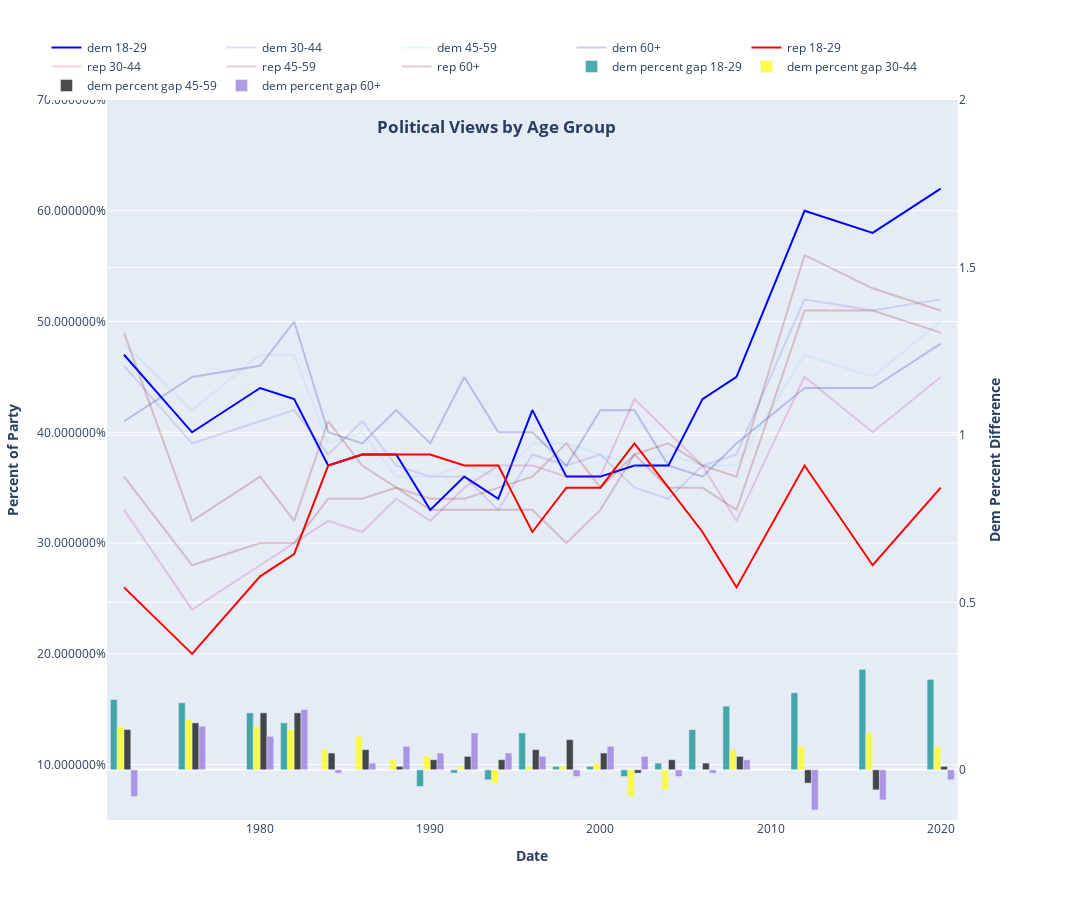

Source (notebook cell):
### Code cell
#add color column if you want to change negative values to red
#change the first color parameter to red or whatever color for negative values
#i chose not to use this for now
df1["Color"] = np.where(df1["dem percent gap"]<0, 'darkcyan', 'darkcyan')
df2["Color"] = np.where(df2["dem percent gap"]<0, 'yellow', 'yellow')
df3["Color"] = np.where(df3["dem percent gap"]<0, 'black', 'black')
df4["Color"] = np.where(df4["dem percent gap"]<0, 'mediumpurple', 'mediumpurple')

# Create figure with secondary y-axis
fig = make_subplots(specs=[[{"secondary_y": True}]])

#create lines/traces
fig.add_trace(go.Scatter(x=df1['year'], y=df1['dem'],
                    mode='lines',
                    name='dem 18-29',
                    line=dict(color="Blue", width=2),))
fig.add_trace(go.Scatter(x=df2['year'], y=df2['dem'],
                    mode='lines',
                    name='dem 30-44',
                    opacity=.2,
                    line=dict(color="slateblue", width=2),))
fig.add_trace(go.Scatter(x=df3['year'], y=df3['dem'],
                    mode='lines',
                    name='dem 45-59',
                    opacity=.2,
                    line=dict(color="skyblue", width=2),))
fig.add_trace(go.Scatter(x=df4['year'], y=df4['dem'],
                    mode='lines',
                    name='dem 60+',
                    opacity=.2,
                    line=dict(color="darkblue", width=2),))

fig.add_trace(go.Scatter(x=df1['year'], y=df1['rep'],
                    mode='lines',
                    name='rep 18-29',
                    line=dict(color="Red", width=2),))
fig.add_trace(go.Scatter(x=df2['year'], y=df2['rep'],
                    mode='lines',
                    name='rep 30-44',
                    opacity=.2,
                    line=dict(color="mediumvioletred", width=2),))
fig.add_trace(go.Scatter(x=df3['year'], y=df3['rep'],
                    mode='lines',
                    name='rep 45-59',
                    opacity=.2,
                    line=dict(color="maroon", width=2),))
fig.add_trace(go.Scatter(x=df4['year'], y=df4['rep'],
                    mode='lines',
                    name='rep 60+',
                    opacity=.2, 
                    line=dict(color="darkRed", width=2),))

fig.add_trace(go.Bar(x=df1['year'], y=df1['dem percent gap']
                    , opacity=.7
                    , marker_color=df1['Color']
                    , name='dem percent gap 18-29',),secondary_y=True)
#                     bar=dict(color="green", width=1),),secondary_y=True)
fig.add_trace(go.Bar(x=df2['year'], y=df2['dem percent gap']
                    , opacity=.7
                    , marker_color=df2['Color']
                    , name='dem percent gap 30-44',),secondary_y=True)
#                     bar=dict(color="teal", width=1),),secondary_y=True)
fig.add_trace(go.Bar(x=df3['year'], y=df3['dem percent gap']
                    , opacity=.7
                    , marker_color=df3['Color']
                    , name='dem percent gap 45-59',),secondary_y=True)
#                     bar=dict(color="limegreen", width=1),),secondary_y=True)
fig.add_trace(go.Bar(x=df4['year'], y=df4['dem percent gap']
                    , opacity=.7
                    , marker_color=df4['Color']
                    , name='dem percent gap 60+',),secondary_y=True)
#                     bar=dict(color="darkgreen", width=1),),secondary_y=True)

#update layout
fig.update_layout(title="<b>Political Views by Age Group</b>"
                 , height = 900
                 , width = 1650
                 , xaxis_title='<b>Date</b>'
                 , yaxis_title='Percentage'
                 , template = "plotly" #['ggplot2', 'seaborn', 'simple_white', 'plotly', 'plotly_white', 'plotly_dark']
                 )

# fig.update_layout(barmode='stack')

fig.update_yaxes(title_text="<b>Dem Percent Difference</b>"
                , range=[-.15,2]
#                 , tickformat = "%"
                , secondary_y=True
                )

fig.update_yaxes(title_text="<b>Percent of Party</b>"
                , range=[0.05,.7]
                , tickformat = "%"
                , secondary_y=False
                )

#update legend
fig.update_layout(
    legend=dict(
        orientation="h",
        yanchor="bottom",
        y=1,
        xanchor="right",
        x=.9)
    , title={
        'y':.865,
        'x':0.455,
        'xanchor': 'center',
        'yanchor': 'top'}
)

fig.show()

### Figure 1 — Plotly figure (JSON) as saved in the notebook; plotly's stock layout.template omitted (floating-point values rounded to 4 significant figures)
{"data": [{"line": {"color": "Blue", "width": 2}, "mode": "lines", "name": "dem 18-29", "type": "scatter", "x": [1972, 1976, 1980, 1982, 1984, 1986, 1988, 1990, 1992, 1994, 1996, 1998, 2000, 2002, 2004, 2006, 2008, 2012, 2016, 2020], "y": [0.47, 0.4, 0.44, 0.43, 0.37, 0.38, 0.38, 0.33, 0.36, 0.34, 0.42, 0.36, 0.36, 0.37, 0.37, 0.43, 0.45, 0.6, 0.58, 0.62]}, {"line": {"color": "slateblue", "width": 2}, "mode": "lines", "name": "dem 30-44", "opacity": 0.2, "type": "scatter", "x": [1972, 1976, 1980, 1982, 1984, 1986, 1988, 1990, 1992, 1994, 1996, 1998, 2000, 2002, 2004, 2006, 2008, 2012, 2016, 2020], "y": [0.46, 0.39, 0.41, 0.42, 0.38, 0.41, 0.37, 0.36, 0.36, 0.33, 0.38, 0.37, 0.38, 0.35, 0.34, 0.37, 0.38, 0.52, 0.51, 0.52]}, {"line": {"color": "skyblue", "width": 2}, "mode": "lines", "name": "dem 45-59", "opacity": 0.2, "type": "scatter", "x": [1972, 1976, 1980, 1982, 1984, 1986, 1988, 1990, 1992, 1994, 1996, 1998, 2000, 2002, 2004, 2006, 2008, 2012, 2016, 2020], "y": [0.48, 0.42, 0.47, 0.47, 0.39, 0.4, 0.36, 0.36, 0.37, 0.36, 0.39, 0.39, 0.38, 0.37, 0.38, 0.37, 0.37, 0.47, 0.45, 0.5]}, {"line": {"color": "darkblue", "width": 2}, "mode": "lines", "name": "dem 60+", "opacity": 0.2, "type": "scatter", "x": [1972, 1976, 1980, 1982, 1984, 1986, 1988, 1990, 1992, 1994, 1996, 1998, 2000, 2002, 2004, 2006, 2008, 2012, 2016, 2020], "y": [0.41, 0.45, 0.46, 0.5, 0.4, 0.39, 0.42, 0.39, 0.45, 0.4, 0.4, 0.37, 0.42, 0.42, 0.37, 0.36, 0.39, 0.44, 0.44, 0.48]}, {"line": {"color": "Red", "width": 2}, "mode": "lines", "name": "rep 18-29", "type": "scatter", "x": [1972, 1976, 1980, 1982, 1984, 1986, 1988, 1990, 1992, 1994, 1996, 1998, 2000, 2002, 2004, 2006, 2008, 2012, 2016, 2020], "y": [0.26, 0.2, 0.27, 0.29, 0.37, 0.38, 0.38, 0.38, 0.37, 0.37, 0.31, 0.35, 0.35, 0.39, 0.35, 0.31, 0.26, 0.37, 0.28, 0.35]}, {"line": {"color": "mediumvioletred", "width": 2}, "mode": "lines", "name": "rep 30-44", "opacity": 0.2, "type": "scatter", "x": [1972, 1976, 1980, 1982, 1984, 1986, 1988, 1990, 1992, 1994, 1996, 1998, 2000, 2002, 2004, 2006, 2008, 2012, 2016, 2020], "y": [0.33, 0.24, 0.28, 0.3, 0.32, 0.31, 0.34, 0.32, 0.35, 0.37, 0.37, 0.36, 0.36, 0.43, 0.4, 0.37, 0.32, 0.45, 0.4, 0.45]}, {"line": {"color": "maroon", "width": 2}, "mode": "lines", "name": "rep 45-59", "opacity": 0.2, "type": "scatter", "x": [1972, 1976, 1980, 1982, 1984, 1986, 1988, 1990, 1992, 1994, 1996, 1998, 2000, 2002, 2004, 2006, 2008, 2012, 2016, 2020], "y": [0.36, 0.28, 0.3, 0.3, 0.34, 0.34, 0.35, 0.33, 0.33, 0.33, 0.33, 0.3, 0.33, 0.38, 0.35, 0.35, 0.33, 0.51, 0.51, 0.49]}, {"line": {"color": "darkRed", "width": 2}, "mode": "lines", "name": "rep 60+", "opacity": 0.2, "type": "scatter", "x": [1972, 1976, 1980, 1982, 1984, 1986, 1988, 1990, 1992, 1994, 1996, 1998, 2000, 2002, 2004, 2006, 2008, 2012, 2016, 2020], "y": [0.49, 0.32, 0.36, 0.32, 0.41, 0.37, 0.35, 0.34, 0.34, 0.35, 0.36, 0.39, 0.35, 0.38, 0.39, 0.37, 0.36, 0.56, 0.53, 0.51]}, {"marker": {"color": ["darkcyan", "darkcyan", "darkcyan", "darkcyan", "darkcyan", "darkcyan", "darkcyan", "darkcyan", "darkcyan", "darkcyan", "darkcyan", "darkcyan", "darkcyan", "darkcyan", "darkcyan", "darkcyan", "darkcyan", "darkcyan", "darkcyan", "darkcyan"]}, "name": "dem percent gap 18-29", "opacity": 0.7, "type": "bar", "x": [1972, 1976, 1980, 1982, 1984, 1986, 1988, 1990, 1992, 1994, 1996, 1998, 2000, 2002, 2004, 2006, 2008, 2012, 2016, 2020], "xaxis": "x", "y": [0.21, 0.2, 0.17, 0.14, 0, 0, 0, -0.05, -0.01, -0.03, 0.11, 0.01, 0.01, -0.02, 0.02, 0.12, 0.19, 0.23, 0.3, 0.27], "yaxis": "y2"}, {"marker": {"color": ["yellow", "yellow", "yellow", "yellow", "yellow", "yellow", "yellow", "yellow", "yellow", "yellow", "yellow", "yellow", "yellow", "yellow", "yellow", "yellow", "yellow", "yellow", "yellow", "yellow"]}, "name": "dem percent gap 30-44", "opacity": 0.7, "type": "bar", "x": [1972, 1976, 1980, 1982, 1984, 1986, 1988, 1990, 1992, 1994, 1996, 1998, 2000, 2002, 2004, 2006, 2008, 2012, 2016, 2020], "xaxis": "x", "y": [0.13, 0.15, 0.13, 0.12, 0.06, 0.1, 0.03, 0.04, 0.01, -0.04, 0.01, 0.01, 0.02, -0.08, -0.06, 0, 0.06, 0.07, 0.11, 0.07], "yaxis": "y2"}, {"marker": {"color": ["black", "black", "black", "black", "black", "black", "black", "black", "black", "black", "black", "black", "black", "black", "black", "black", "black", "black", "black", "black"]}, "name": "dem percent gap 45-59", "opacity": 0.7, "type": "bar", "x": [1972, 1976, 1980, 1982, 1984, 1986, 1988, 1990, 1992, 1994, 1996, 1998, 2000, 2002, 2004, 2006, 2008, 2012, 2016, 2020], "xaxis": "x", "y": [0.12, 0.14, 0.17, 0.17, 0.05, 0.06, 0.01, 0.03, 0.04, 0.03, 0.06, 0.09, 0.05, -0.01, 0.03, 0.02, 0.04, -0.04, -0.06, 0.01], "yaxis": "y2"}, {"marker": {"color": ["mediumpurple", "mediumpurple", "mediumpurple", "mediumpurple", "mediumpurple", "mediumpurple", "mediumpurple", "mediumpurple", "mediumpurple", "mediumpurple", "mediumpurple", "mediumpurple", "mediumpurple", "mediumpurple", "mediumpurple", "mediumpurple", "mediumpurple", "mediumpurple", "mediumpurple", "mediumpurple"]}, "name": "dem percent gap 60+", "opacity": 0.7, "type": "bar", "x": [1972, 1976, 1980, 1982, 1984, 1986, 1988, 1990, 1992, 1994, 1996, 1998, 2000, 2002, 2004, 2006, 2008, 2012, 2016, 2020], "xaxis": "x", "y": [-0.08, 0.13, 0.1, 0.18, -0.01, 0.02, 0.07, 0.05, 0.11, 0.05, 0.04, -0.02, 0.07, 0.04, -0.02, -0.01, 0.03, -0.12, -0.09, -0.03], "yaxis": "y2"}], "layout": {"height": 900, "legend": {"orientation": "h", "x": 0.9, "xanchor": "right", "y": 1, "yanchor": "bottom"}, "title": {"text": "<b>Political Views by Age Group</b>", "x": 0.455, "xanchor": "center", "y": 0.865, "yanchor": "top"}, "width": 1650, "xaxis": {"anchor": "y", "domain": [0, 0.94], "title": {"text": "<b>Date</b>"}}, "yaxis": {"anchor": "x", "domain": [0, 1], "range": [0.05, 0.7], "tickformat": "%", "title": {"text": "<b>Percent of Party</b>"}}, "yaxis2": {"anchor": "x", "overlaying": "y", "range": [-0.15, 2], "side": "right", "title": {"text": "<b>Dem Percent Difference</b>"}}}}
